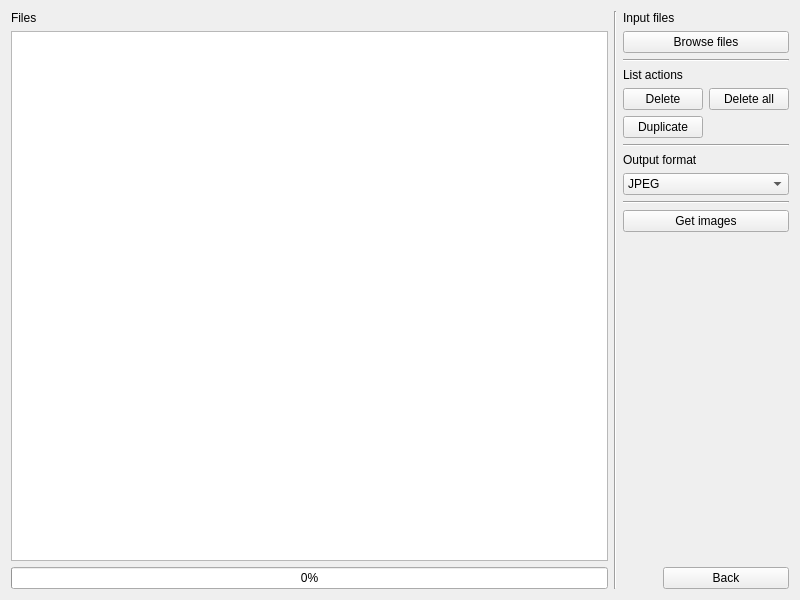
<?xml version="1.0" encoding="UTF-8"?>
<ui version="4.0">
    <class>Form</class>
    <widget class="QWidget" name="Form">
        <property name="geometry">
            <rect>
                <x>0</x>
                <y>0</y>
                <width>800</width>
                <height>600</height>
            </rect>
        </property>
        <property name="windowTitle">
            <string>Form</string>
        </property>
        <layout class="QHBoxLayout" name="horizontalLayout_2">
            <item>
                <layout class="QHBoxLayout" name="horizontalLayout">
                    <item>
                        <layout class="QVBoxLayout" name="verticalLayout">
                            <item>
                                <widget class="QLabel" name="label">
                                    <property name="text">
                                        <string>Files</string>
                                    </property>
                                </widget>
                            </item>
                            <item>
                                <widget class="ListFileEdit" name="listFiles">
                                    <property name="acceptDrops">
                                        <bool>true</bool>
                                    </property>
                                    <property name="dragEnabled">
                                        <bool>true</bool>
                                    </property>
                                    <property name="dragDropMode">
                                        <enum>QAbstractItemView::DragDrop</enum>
                                    </property>
                                    <property name="defaultDropAction">
                                        <enum>Qt::MoveAction</enum>
                                    </property>
                                    <property name="alternatingRowColors">
                                        <bool>true</bool>
                                    </property>
                                    <property name="selectionMode">
                                        <enum>QAbstractItemView::ExtendedSelection</enum>
                                    </property>
                                </widget>
                            </item>
                            <item>
                                <widget class="QProgressBar" name="progressBar">
                                    <property name="value">
                                        <number>0</number>
                                    </property>
                                    <property name="invertedAppearance">
                                        <bool>false</bool>
                                    </property>
                                </widget>
                            </item>
                        </layout>
                    </item>
                    <item>
                        <widget class="Line" name="line">
                            <property name="orientation">
                                <enum>Qt::Vertical</enum>
                            </property>
                        </widget>
                    </item>
                    <item>
                        <layout class="QVBoxLayout" name="verticalLayout_2">
                            <item>
                                <widget class="QLabel" name="label_2">
                                    <property name="sizePolicy">
                                        <sizepolicy hsizetype="Fixed" vsizetype="Preferred">
                                            <horstretch>0</horstretch>
                                            <verstretch>0</verstretch>
                                        </sizepolicy>
                                    </property>
                                    <property name="text">
                                        <string>Input files</string>
                                    </property>
                                </widget>
                            </item>
                            <item>
                                <widget class="QPushButton" name="btnBrowse">
                                    <property name="sizePolicy">
                                        <sizepolicy hsizetype="Preferred" vsizetype="Fixed">
                                            <horstretch>0</horstretch>
                                            <verstretch>0</verstretch>
                                        </sizepolicy>
                                    </property>
                                    <property name="text">
                                        <string>Browse files</string>
                                    </property>
                                </widget>
                            </item>
                            <item>
                                <widget class="Line" name="line_2">
                                    <property name="orientation">
                                        <enum>Qt::Horizontal</enum>
                                    </property>
                                </widget>
                            </item>
                            <item>
                                <widget class="QLabel" name="label_3">
                                    <property name="sizePolicy">
                                        <sizepolicy hsizetype="Fixed" vsizetype="Preferred">
                                            <horstretch>0</horstretch>
                                            <verstretch>0</verstretch>
                                        </sizepolicy>
                                    </property>
                                    <property name="text">
                                        <string>List actions</string>
                                    </property>
                                </widget>
                            </item>
                            <item>
                                <layout class="QGridLayout" name="gridLayout">
                                    <item row="0" column="1">
                                        <widget class="QPushButton" name="btnDeleteAll">
                                            <property name="sizePolicy">
                                                <sizepolicy hsizetype="Fixed" vsizetype="Fixed">
                                                    <horstretch>0</horstretch>
                                                    <verstretch>0</verstretch>
                                                </sizepolicy>
                                            </property>
                                            <property name="text">
                                                <string>Delete all</string>
                                            </property>
                                        </widget>
                                    </item>
                                    <item row="0" column="0">
                                        <widget class="QPushButton" name="btnDelete">
                                            <property name="sizePolicy">
                                                <sizepolicy hsizetype="Fixed" vsizetype="Fixed">
                                                    <horstretch>0</horstretch>
                                                    <verstretch>0</verstretch>
                                                </sizepolicy>
                                            </property>
                                            <property name="text">
                                                <string>Delete</string>
                                            </property>
                                        </widget>
                                    </item>
                                    <item row="1" column="0">
                                        <widget class="QPushButton" name="btnDuplicate">
                                            <property name="sizePolicy">
                                                <sizepolicy hsizetype="Fixed" vsizetype="Fixed">
                                                    <horstretch>0</horstretch>
                                                    <verstretch>0</verstretch>
                                                </sizepolicy>
                                            </property>
                                            <property name="text">
                                                <string>Duplicate</string>
                                            </property>
                                        </widget>
                                    </item>
                                </layout>
                            </item>
                            <item>
                                <widget class="Line" name="line_3">
                                    <property name="orientation">
                                        <enum>Qt::Horizontal</enum>
                                    </property>
                                </widget>
                            </item>
                            <item>
                                <widget class="QLabel" name="label_5">
                                    <property name="sizePolicy">
                                        <sizepolicy hsizetype="Fixed" vsizetype="Preferred">
                                            <horstretch>0</horstretch>
                                            <verstretch>0</verstretch>
                                        </sizepolicy>
                                    </property>
                                    <property name="text">
                                        <string>Output format</string>
                                    </property>
                                </widget>
                            </item>
                            <item>
                                <widget class="QComboBox" name="comboFormat">
                                    <property name="sizePolicy">
                                        <sizepolicy hsizetype="Preferred" vsizetype="Fixed">
                                            <horstretch>0</horstretch>
                                            <verstretch>0</verstretch>
                                        </sizepolicy>
                                    </property>
                                    <item>
                                        <property name="text">
                                            <string>JPEG</string>
                                        </property>
                                    </item>
                                    <item>
                                        <property name="text">
                                            <string>PNG</string>
                                        </property>
                                    </item>
                                </widget>
                            </item>
                            <item>
                                <widget class="Line" name="line_4">
                                    <property name="orientation">
                                        <enum>Qt::Horizontal</enum>
                                    </property>
                                </widget>
                            </item>
                            <item>
                                <widget class="QPushButton" name="btnGetImages">
                                    <property name="sizePolicy">
                                        <sizepolicy hsizetype="Preferred" vsizetype="Fixed">
                                            <horstretch>0</horstretch>
                                            <verstretch>0</verstretch>
                                        </sizepolicy>
                                    </property>
                                    <property name="text">
                                        <string>Get images</string>
                                    </property>
                                </widget>
                            </item>
                            <item>
                                <spacer name="verticalSpacer">
                                    <property name="orientation">
                                        <enum>Qt::Vertical</enum>
                                    </property>
                                    <property name="sizeHint" stdset="0">
                                        <size>
                                            <width>20</width>
                                            <height>40</height>
                                        </size>
                                    </property>
                                </spacer>
                            </item>
                            <item>
                                <layout class="QHBoxLayout" name="horizontalLayout_3">
                                    <item>
                                        <spacer name="horizontalSpacer_2">
                                            <property name="orientation">
                                                <enum>Qt::Horizontal</enum>
                                            </property>
                                            <property name="sizeType">
                                                <enum>QSizePolicy::Preferred</enum>
                                            </property>
                                            <property name="sizeHint" stdset="0">
                                                <size>
                                                    <width>40</width>
                                                    <height>20</height>
                                                </size>
                                            </property>
                                        </spacer>
                                    </item>
                                    <item>
                                        <widget class="QPushButton" name="btnBack">
                                            <property name="sizePolicy">
                                                <sizepolicy hsizetype="Minimum" vsizetype="Fixed">
                                                    <horstretch>0</horstretch>
                                                    <verstretch>0</verstretch>
                                                </sizepolicy>
                                            </property>
                                            <property name="text">
                                                <string>Back</string>
                                            </property>
                                        </widget>
                                    </item>
                                </layout>
                            </item>
                        </layout>
                    </item>
                </layout>
            </item>
        </layout>
    </widget>
    <customwidgets>
        <customwidget>
            <class>ListFileEdit</class>
            <extends>QListWidget</extends>
            <header>ListFileEdit</header>
        </customwidget>
    </customwidgets>
    <resources/>
    <connections/>
</ui>
